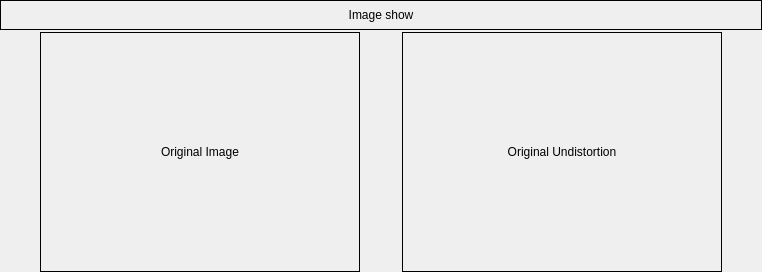
          <widget class="QFrame" name="frame_6">
           <property name="maximumSize">
            <size>
             <width>16777215</width>
             <height>281</height>
            </size>
           </property>
           <property name="frameShape">
            <enum>QFrame::NoFrame</enum>
           </property>
           <property name="frameShadow">
            <enum>QFrame::Raised</enum>
           </property>
           <layout class="QVBoxLayout" name="verticalLayout_11">
            <property name="spacing">
             <number>2</number>
            </property>
            <property name="leftMargin">
             <number>0</number>
            </property>
            <property name="topMargin">
             <number>0</number>
            </property>
            <property name="rightMargin">
             <number>0</number>
            </property>
            <property name="bottomMargin">
             <number>0</number>
            </property>
            <item>
             <widget class="QLabel" name="label_current_image">
              <property name="minimumSize">
               <size>
                <width>0</width>
                <height>30</height>
               </size>
              </property>
              <property name="maximumSize">
               <size>
                <width>16777215</width>
                <height>30</height>
               </size>
              </property>
              <property name="frameShape">
               <enum>QFrame::Box</enum>
              </property>
              <property name="text">
               <string>Image show</string>
              </property>
              <property name="alignment">
               <set>Qt::AlignCenter</set>
              </property>
             </widget>
            </item>
            <item>
             <layout class="QHBoxLayout" name="horizontalLayout_3">
              <item>
               <spacer name="horizontalSpacer_2">
                <property name="orientation">
                 <enum>Qt::Horizontal</enum>
                </property>
                <property name="sizeHint" stdset="0">
                 <size>
                  <width>40</width>
                  <height>20</height>
                 </size>
                </property>
               </spacer>
              </item>
              <item>
               <widget class="QLabel" name="wind_show_original">
                <property name="minimumSize">
                 <size>
                  <width>320</width>
                  <height>240</height>
                 </size>
                </property>
                <property name="maximumSize">
                 <size>
                  <width>340</width>
                  <height>240</height>
                 </size>
                </property>
                <property name="frameShape">
                 <enum>QFrame::Box</enum>
                </property>
                <property name="text">
                 <string>Original Image</string>
                </property>
                <property name="alignment">
                 <set>Qt::AlignCenter</set>
                </property>
               </widget>
              </item>
              <item>
               <spacer name="horizontalSpacer_3">
                <property name="orientation">
                 <enum>Qt::Horizontal</enum>
                </property>
                <property name="sizeHint" stdset="0">
                 <size>
                  <width>40</width>
                  <height>20</height>
                 </size>
                </property>
               </spacer>
              </item>
              <item>
               <widget class="QLabel" name="wind_show_undistortion">
                <property name="minimumSize">
                 <size>
                  <width>320</width>
                  <height>240</height>
                 </size>
                </property>
                <property name="maximumSize">
                 <size>
                  <width>340</width>
                  <height>240</height>
                 </size>
                </property>
                <property name="frameShape">
                 <enum>QFrame::Box</enum>
                </property>
                <property name="text">
                 <string>Original Undistortion</string>
                </property>
                <property name="alignment">
                 <set>Qt::AlignCenter</set>
                </property>
               </widget>
              </item>
              <item>
               <spacer name="horizontalSpacer">
                <property name="orientation">
                 <enum>Qt::Horizontal</enum>
                </property>
                <property name="sizeHint" stdset="0">
                 <size>
                  <width>40</width>
                  <height>20</height>
                 </size>
                </property>
               </spacer>
              </item>
             </layout>
            </item>
           </layout>
          </widget>
